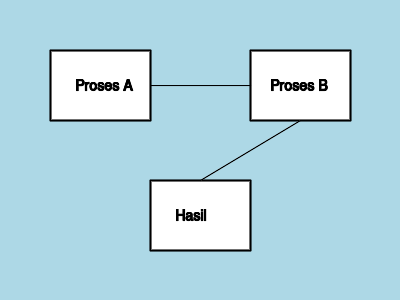
#> input picture image1.png, 400 x 300 px
$ python change_background.py image1.png out.png 5
#> lines starting #> are read from the running program, lines starting #| are printed output that depends on the picture; after the words box and inside, x2 and y2 are one past the last pixel; in counts of white or black regions, pixels touching at a corner belong together
#!/usr/bin/env python3
"""
Script to change diagram background color to white while preserving all other elements.
This script handles various image formats and ensures text, shapes, and lines remain visible.
"""

import os
import sys
from PIL import Image, ImageEnhance
import numpy as np

def change_background_to_white(input_path, output_path, tolerance=30):
    """
    Change background color of an image to white while preserving other elements.

    Args:
        input_path (str): Path to input image
        output_path (str): Path to save output image
        tolerance (int): Color tolerance for background detection
    """
#> called with input_path = 'image1.png', output_path = 'out.png', tolerance = 5
    try:
        # Open the image
        img = Image.open(input_path).convert('RGBA')
#> img is the input picture: PIL image 400x300 RGBA; mean R, G, B, A 181.1, 216.1, 227.5, 255
        data = np.array(img)

        # Get the most common color (likely the background)
        # Sample corners to determine background color
        corners = [
            data[0, 0],  # top-left
            data[0, -1], # top-right
            data[-1, 0], # bottom-left
            data[-1, -1] # bottom-right
        ]
#> corners = [[173, 216, 230, 255], [173, 216, 230, 255], [173, 216, 230, 255], [173, 216, 230, 255]]

        # Use the most common corner color as background
        from collections import Counter
        bg_color = Counter([tuple(corner[:3]) for corner in corners]).most_common(1)[0][0]
#> bg_color = (173, 216, 230)

        # Create mask for background pixels
        r, g, b = bg_color
#> r = 173; g = 216; b = 230
        mask = (
            (np.abs(data[:, :, 0].astype(int) - r) <= tolerance) &
            (np.abs(data[:, :, 1].astype(int) - g) <= tolerance) &
            (np.abs(data[:, :, 2].astype(int) - b) <= tolerance)
        )
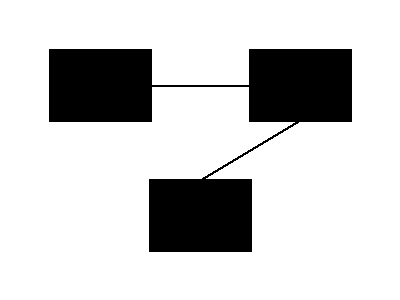
#> mask: shape (300, 400) bool; 80.8% white; 1 black region, box (x1, y1, x2, y2) and area: (49, 49, 352, 252) 22998

        # Change background to white
        data[mask] = [255, 255, 255, 255]  # White with full opacity
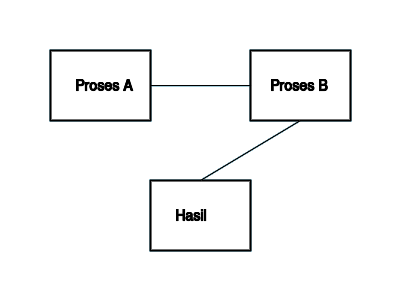
#> data: shape (300, 400, 4); mean R, G, B, A 247.4, 247.6, 247.7, 255

        # Convert back to image and save
        result_img = Image.fromarray(data, 'RGBA')

        # Convert to RGB if output format doesn't support transparency
        if output_path.lower().endswith(('.jpg', '.jpeg')):
            # Create white background for JPEG
            white_bg = Image.new('RGB', result_img.size, (255, 255, 255))
            white_bg.paste(result_img, mask=result_img.split()[-1])  # Use alpha channel as mask
            result_img = white_bg

        result_img.save(output_path)
        print(f"Successfully changed background to white: {input_path} -> {output_path}")
        return True

    except Exception as e:
        print(f"Error processing {input_path}: {str(e)}")
        return False

def main():
    """Main function to handle command line arguments"""
    if len(sys.argv) < 2:
        print("Usage: python change_background.py <input_image> [output_image] [tolerance]")
        print("Example: python change_background.py image1.png image1_white.png 30")
        sys.exit(1)

    input_path = sys.argv[1]

    # Generate output path if not provided
    if len(sys.argv) >= 3:
        output_path = sys.argv[2]
    else:
        name, ext = os.path.splitext(input_path)
        output_path = f"{name}_white_background{ext}"

    # Get tolerance if provided
    tolerance = int(sys.argv[3]) if len(sys.argv) >= 4 else 30

    if not os.path.exists(input_path):
        print(f"Error: Input file '{input_path}' not found!")
        sys.exit(1)

    success = change_background_to_white(input_path, output_path, tolerance)
    if success:
        print(f"Background successfully changed to white!")
        print(f"Original: {input_path}")
        print(f"Modified: {output_path}")
    else:
        sys.exit(1)

if __name__ == "__main__":
    main()
